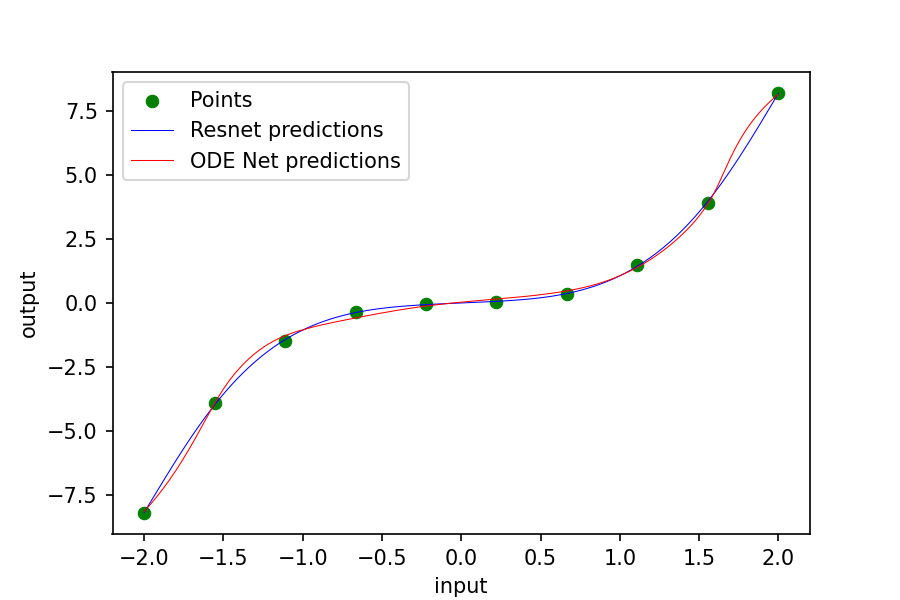

Reproduce this figure in Python.
import jax.numpy as jnp
import jax

def relu(x):
  return jnp.maximum(0.0, x)

def swish(x):
  return x / (1 + jnp.exp(-1*x))

def mlp(params, inputs):
  # A multi-layer perceptron, i.e. a fully-connected neural network.
  for w, b in params:
    outputs = jnp.dot(inputs, w) + b  # Linear transform
    inputs = jax.nn.tanh(outputs)            # Nonlinearity
  return outputs

def resnet(params, inputs, depth):
  for i in range(depth):
    outputs = mlp(params, inputs) + inputs
  return outputs

import numpy.random as npr
from jax import jit, grad

resnet_depth = 3
def resnet_squared_loss(params, inputs, targets):
  preds = resnet(params, inputs, resnet_depth)
  return jnp.mean(jnp.sum((preds - targets)**2, axis=1))

def init_random_params(scale, layer_sizes, rng=npr.RandomState(0)):
  return [(scale * rng.randn(m, n), scale * rng.randn(n))
          for m, n, in zip(layer_sizes[:-1], layer_sizes[1:])]

# A simple gradient-descent optimizer.
@jit
def resnet_update(params, inputs, targets):
  grads = grad(resnet_squared_loss)(params, inputs, targets)
  return [(w - step_size * dw, b - step_size * db)
          for (w, b), (dw, db) in zip(params, grads)]

# Toy 1D dataset.
input_size = 10
a = -2.0
b = 2.0
inputs = jnp.reshape(jnp.linspace(a, b, input_size), (input_size, 1))
targets = inputs**3 + 0.1 * inputs

# Hyperparameters.
layer_sizes = [1, 20, 1]
param_scale = 1.0
step_size = 0.01
train_iters = 10000

# Initialize and train.
resnet_params = init_random_params(param_scale, layer_sizes)
for i in range(train_iters):
  if i%100==0:
          loss = resnet_squared_loss(resnet_params, inputs, targets)
          print(f"ResNet: Iteration: {i}, Loss: {loss}")
  resnet_params = resnet_update(resnet_params, inputs, targets)

# Plot results.
import matplotlib.pyplot as plt
fig = plt.figure(figsize=(6, 4), dpi=150)
ax = fig.gca()
ax.scatter(inputs, targets, lw=0.5, color='green')
fine_inputs = jnp.reshape(jnp.linspace(-3.0, 3.0, 100), (100, 1))
ax.plot(fine_inputs, resnet(resnet_params, fine_inputs, resnet_depth), lw=0.5, color='blue')
ax.set_xlabel('input')
ax.set_ylabel('output')
# fig.savefig("node_1d.png")


def nn_dynamics(state, time, params):
  state_and_time = jnp.hstack([state, jnp.array(time)])
  return mlp(params, state_and_time)

from jax.experimental.ode import odeint

def odenet(params, input):
  start_and_end_times = jnp.array([0.0, 1.0])
  init_state, final_state = odeint(nn_dynamics, input, start_and_end_times, params, atol=0.001, rtol=0.001)
  return final_state

from jax import vmap
batched_odenet = vmap(odenet, in_axes=(None, 0))

# We need to change the input dimension to 2, to allow time-dependent dynamics.
odenet_layer_sizes = [2, 10, 1]
train_iters = 1000

def odenet_loss(params, inputs, targets):
  preds = batched_odenet(params, inputs)
  return jnp.mean(jnp.sum((preds - targets)**2, axis=1))

@jit
def odenet_update(params, inputs, targets):
  grads = grad(odenet_loss)(params, inputs, targets)
  return [(w - step_size * dw, b - step_size * db)
          for (w, b), (dw, db) in zip(params, grads)]

# Initialize and train ODE-Net.
odenet_params = init_random_params(param_scale, odenet_layer_sizes)

for i in range(train_iters):
  if i%1==0:
          loss = odenet_loss(odenet_params, inputs, targets)
          print(f"NODE: Iteration: {i}, Loss: {loss}")
  odenet_params = odenet_update(odenet_params, inputs, targets)


# Plot resulting model.
fig = plt.figure(figsize=(6, 4), dpi=150)
ax = fig.gca()
ax.scatter(inputs, targets, lw=0.5, color='green')
fine_inputs = jnp.reshape(jnp.linspace(a, b, input_size*20), (input_size*20, 1))
ax.plot(fine_inputs, resnet(resnet_params, fine_inputs, resnet_depth), lw=0.5, color='blue')
ax.plot(fine_inputs, batched_odenet(odenet_params, fine_inputs), lw=0.5, color='red')
ax.set_xlabel('input')
ax.set_ylabel('output')
plt.legend(('Points', 'Resnet predictions', 'ODE Net predictions'))
fig.savefig("node_1d.png")